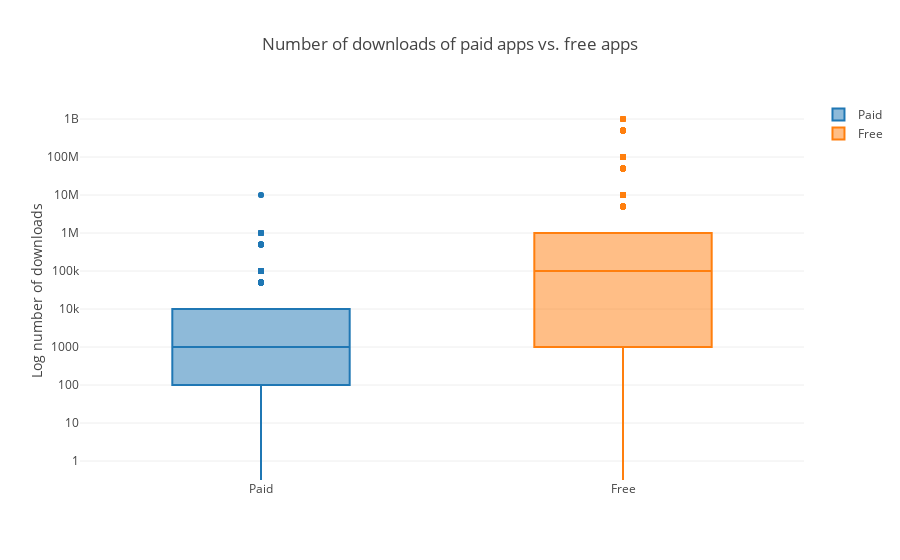

The notebook cell saved with this chart:
### Markdown cell above
## 9. Popularity of paid apps vs free apps
<p>For apps in the Play Store today, there are five types of pricing strategies: free, freemium, paid, paymium, and subscription. Let's focus on free and paid apps only. Some characteristics of free apps are:</p>
<ul>
<li>Free to download.</li>
<li>Main source of income often comes from advertisements.</li>
<li>Often created by companies that have other products and the app serves as an extension of those products.</li>
<li>Can serve as a tool for customer retention, communication, and customer service.</li>
</ul>
<p>Some characteristics of paid apps are:</p>
<ul>
<li>Users are asked to pay once for the app to download and use it.</li>
<li>The user can't really get a feel for the app before buying it.</li>
</ul>
<p>Are paid apps installed as much as free apps? It turns out that paid apps have a relatively lower number of installs than free apps, though the difference is not as stark as I would have expected!</p>

### Code cell
trace0 = go.Box(
    # Data for paid apps
    y = apps[apps['Type'] == 'Paid']['Installs'],
    name = 'Paid'
)

trace1 = go.Box(
    # Data for free apps
    y = apps[apps['Type'] == 'Free']['Installs'],
    name = 'Free'
)

layout = go.Layout(
    title = "Number of downloads of paid apps vs. free apps",
    yaxis = dict(title = "Log number of downloads",
                type = 'log',
                autorange = True)
)

# Add trace0 and trace1 to a list for plotting
data = [trace0, trace1]
plotly.offline.iplot({'data': data, 'layout': layout})

### Figure 1 — Plotly figure (JSON) as saved in the notebook; plotly's stock layout.template omitted (floating-point values rounded to 4 significant figures; data arrays with more than 128 entries replaced by an {"elided": "..."} marker saying what was removed)
{"data": [{"name": "Paid", "y": {"elided": "756 int values"}, "type": "box", "uid": "e436814e-f415-4348-b91a-3f1eba08cb6f"}, {"name": "Free", "y": {"elided": "8903 int values"}, "type": "box", "uid": "4594e2cf-0b25-47c0-a41e-e8fa2663a72a"}], "layout": {"title": "Number of downloads of paid apps vs. free apps", "yaxis": {"autorange": true, "title": "Log number of downloads", "type": "log"}}}
